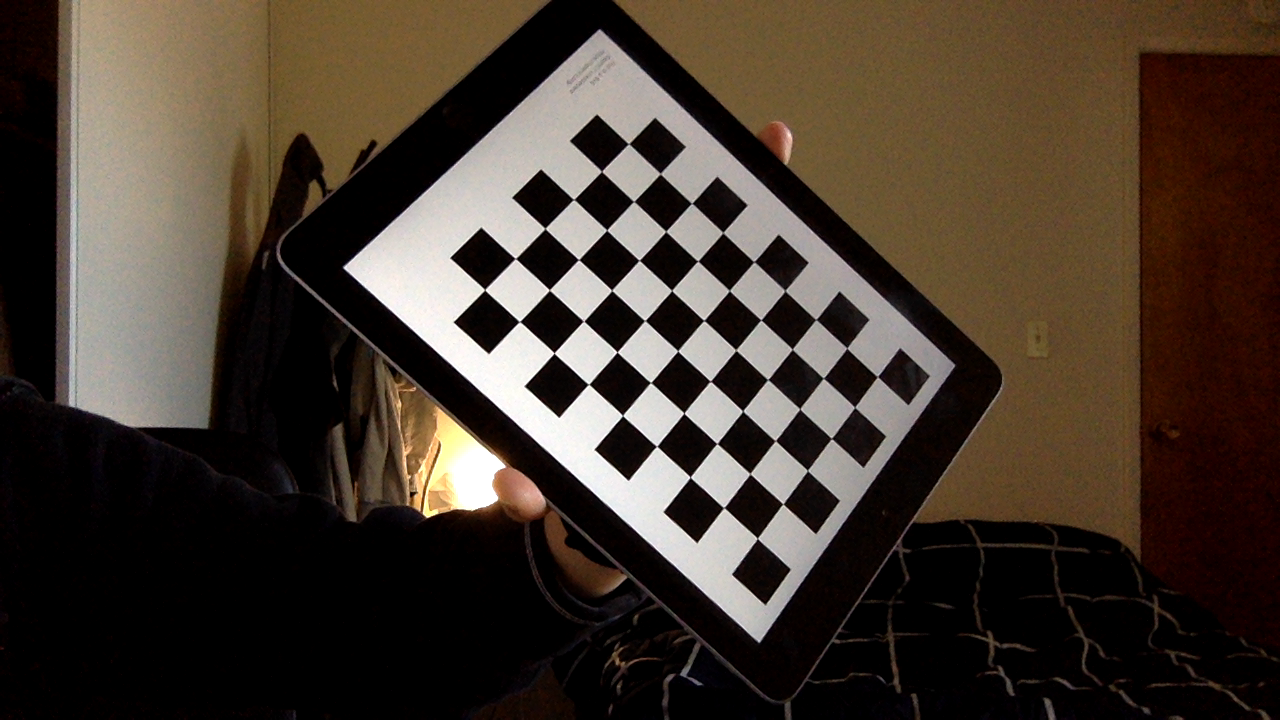
#> input picture desktop/calibration_data/calib_image_13.png, 1280 x 720 px, given in place of ARTrackerImage.jpg, which was not available
$ python ARImagePoseTracker.py
#> lines starting #> are read from the running program, lines starting #| are printed output that depends on the picture; pictures that were not available may be replaced by others from this repository, and a replacement may not be noted
### desktop/CalibrationHelpers.py
import cv2
import numpy as np
import glob


# This function records images from the connected camera to specified directory
# when the "Space" key is pressed.
# directory: should be a string corresponding to the name of an existing
# directory
# [122 lines left out: functions CaptureImages, CalibrateCamera, SaveCalibrationData, not called in this run]


# This function will load the calibration data from a file in the specified
# directory
def LoadCalibrationData(directory):
    npzfile = np.load(directory+'/calib.npz')
    return npzfile['intrinsics'], npzfile['distortion'], \
            npzfile['new_intrinsics'], npzfile['roi']

### desktop/ARImagePoseTracker.py
import cv2
import numpy as np
import CalibrationHelpers as calib


# This function is yours to complete
# it should take in a set of 3d points and the intrinsic matrix
# rotation matrix(R) and translation vector(T) of a camera
# it should return the 2d projection of the 3d points onto the camera defined
# by the input parameters
def ProjectPoints(points3d, new_intrinsics, R, T):
    extrinsic_params = np.column_stack((R, T))
    points3d_aug = np.column_stack((points3d, np.ones(len(points3d))))
    points2d_aug = np.transpose(
        new_intrinsics @ extrinsic_params @ points3d_aug.T
    )
    points2d = np.transpose(points2d_aug[:, :-1].T / points2d_aug[:, -1])
    return points2d


# This function will render a cube on an image whose camera is defined
# by the input intrinsics matrix, rotation matrix(R), and translation vector(T)
def renderCube(img_in, new_intrinsics, R, T):
    # Setup output image
    img = np.copy(img_in)

    # We can define a 10cm cube by 4 sets of 3d points
    # these points are in the reference coordinate frame
    scale = 0.1
    face1 = np.array([[0, 0, 0], [0, 0, scale], [0, scale, scale], [0, scale, 0]],
                     np.float32)
    face2 = np.array([[0, 0, 0], [0, scale, 0], [scale, scale, 0], [scale, 0, 0]],
                     np.float32)
    face3 = np.array([[0, 0, scale], [0, scale, scale], [scale, scale, scale],
                      [scale, 0, scale]], np.float32)
    face4 = np.array([[scale, 0, 0], [scale, 0, scale], [scale, scale, scale],
                      [scale, scale, 0]], np.float32)
    # using the function you write above we will get the 2d projected
    # position of these points
    face1_proj = ProjectPoints(face1, new_intrinsics, R, T)
    # this function simply draws a line connecting the 4 points
    img = cv2.polylines(img, [np.int32(face1_proj)], True,
                        tuple([255, 0, 0]), 3, cv2.LINE_AA)
    # repeat for the remaining faces
    face2_proj = ProjectPoints(face2, new_intrinsics, R, T)
    img = cv2.polylines(img, [np.int32(face2_proj)], True,
                        tuple([0, 255, 0]), 3, cv2.LINE_AA)

    face3_proj = ProjectPoints(face3, new_intrinsics, R, T)
    img = cv2.polylines(img, [np.int32(face3_proj)], True,
                        tuple([0, 0, 255]), 3, cv2.LINE_AA)

    face4_proj = ProjectPoints(face4, new_intrinsics, R, T)
    img = cv2.polylines(img, [np.int32(face4_proj)], True,
                        tuple([125, 125, 0]), 3, cv2.LINE_AA)
    # print("cube rendered")
    return img


# This function takes in an intrinsics matrix, and two sets of 2d points
# if a pose can be computed it returns true along with a rotation and
# translation between the sets of points.
# returns false if a good pose estimate cannot be found
def ComputePoseFromHomography(new_intrinsics, referencePoints, imagePoints):
    # compute homography using RANSAC, this allows us to compute
    # the homography even when some matches are incorrect
    homography, mask = cv2.findHomography(referencePoints, imagePoints,
                                          cv2.RANSAC, 5.0)
    # check that enough matches are correct for a reasonable estimate
    # correct matches are typically called inliers
    MIN_INLIERS = 30
    if(sum(mask) > MIN_INLIERS):
        # given that we have a good estimate
        # decompose the homography into Rotation and translation
        # you are not required to know how to do this for this class
        # but if you are interested please refer to:
        # https://docs.opencv.org/master/d9/dab/tutorial_homography.html
        RT = np.matmul(np.linalg.inv(new_intrinsics), homography)
        norm = np.sqrt(np.linalg.norm(RT[:, 0]) * np.linalg.norm(RT[:, 1]))
        RT = -1 * RT / norm
        c1 = RT[:, 0]
        c2 = RT[:, 1]
        c3 = np.cross(c1, c2)
        T = RT[:, 2]
        R = np.vstack((c1, c2, c3)).T
        W, U, Vt = cv2.SVDecomp(R)
        R = np.matmul(U, Vt)
        return True, R, T
    # return false if we could not compute a good estimate
    return False, None, None


# Load the reference image that we will try to detect in the webcam
reference = cv2.imread('../ARTrackerImage.jpg', 0)
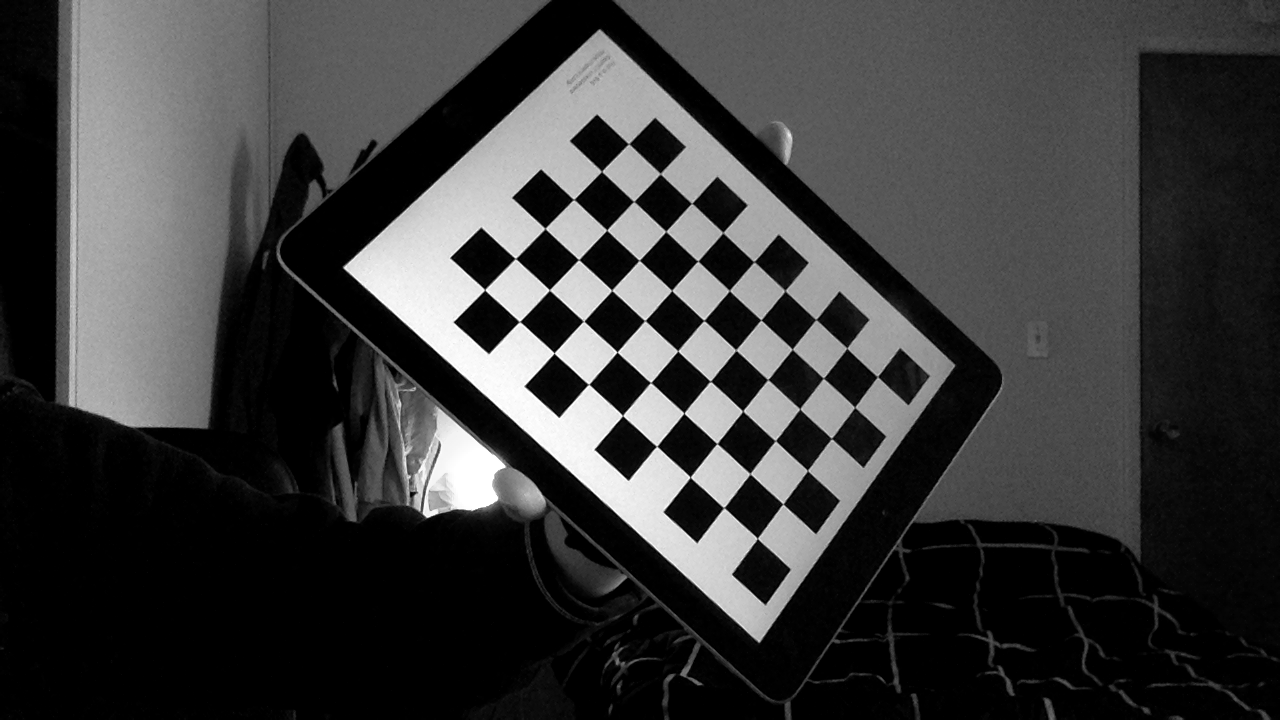
#> reference: shape (720, 1280); min 0, max 255, mean 59.8
RES = 480
reference = cv2.resize(reference, (RES, RES))
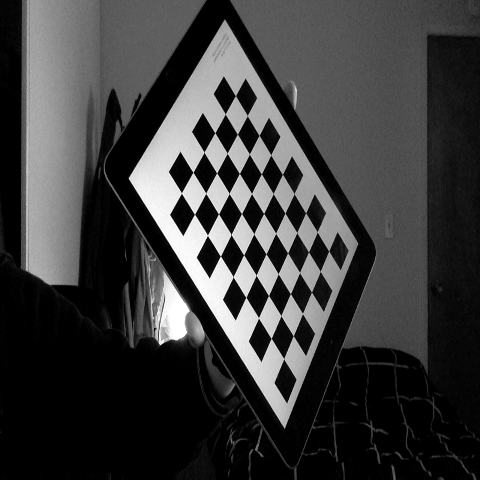
#> reference: shape (480, 480); min 0, max 255, mean 59.8

# create the feature detector. This will be used to find and describe locations
# in the image that we can reliably detect in multiple images
feature_detector = cv2.BRISK_create(octaves=5)
# compute the features in the reference image
reference_keypoints, reference_descriptors = \
    feature_detector.detectAndCompute(reference, None)
#> reference_keypoints = 988 keypoints; strongest (x, y, size): (183, 230, 29.8), (183, 233, 12.7), (181, 224, 56.3), (209, 272, 25.7)
# make image to visualize keypoints
# keypoint_visualization = cv2.drawKeypoints(
# reference,reference_keypoints,outImage=np.array([]))
keypoint_visualization = cv2.drawKeypoints(
    reference, reference_keypoints, outImage=np.array([]),
    flags=cv2.DRAW_MATCHES_FLAGS_DRAW_RICH_KEYPOINTS
)
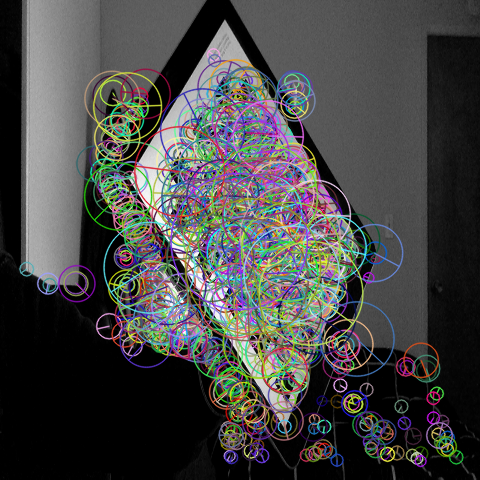
#> keypoint_visualization: shape (480, 480, 3); mean of channels 0, 1, 2 69.8, 70.3, 70.3; drawn as B, G, R

# display the image
cv2.imshow("Keypoints", keypoint_visualization)
# wait for user to press a key before proceeding
# cv2.waitKey(0)

# create the matcher that is used to compare feature similarity
# Brisk descriptors are binary descriptors (a vector of zeros and 1s)
# Thus hamming distance is a good measure of similarity
matcher = cv2.BFMatcher(cv2.NORM_HAMMING, crossCheck=True)

# Load the camera calibration matrix
intrinsics, distortion, new_intrinsics, roi = \
    calib.LoadCalibrationData('calibration_data')
#> (reads desktop/calibration_data/calib.npz from the repository)

# initialize video capture
# the 0 value should default to the webcam, but you may need to change this
# for your camera, especially if you are using a camera besides the default
cap = cv2.VideoCapture(0)

while True:
    # read the current frame from the webcam
    ret, current_frame = cap.read()
#> current_frame is the input picture: shape (720, 1280, 3); mean B, G, R 47.5, 57.9, 69.5

    # ensure the image is valid
    if not ret:
        print("Unable to capture video")
        break

    # undistort the current frame using the loaded calibration
    current_frame = cv2.undistort(current_frame, intrinsics, distortion, None,
                                  new_intrinsics)
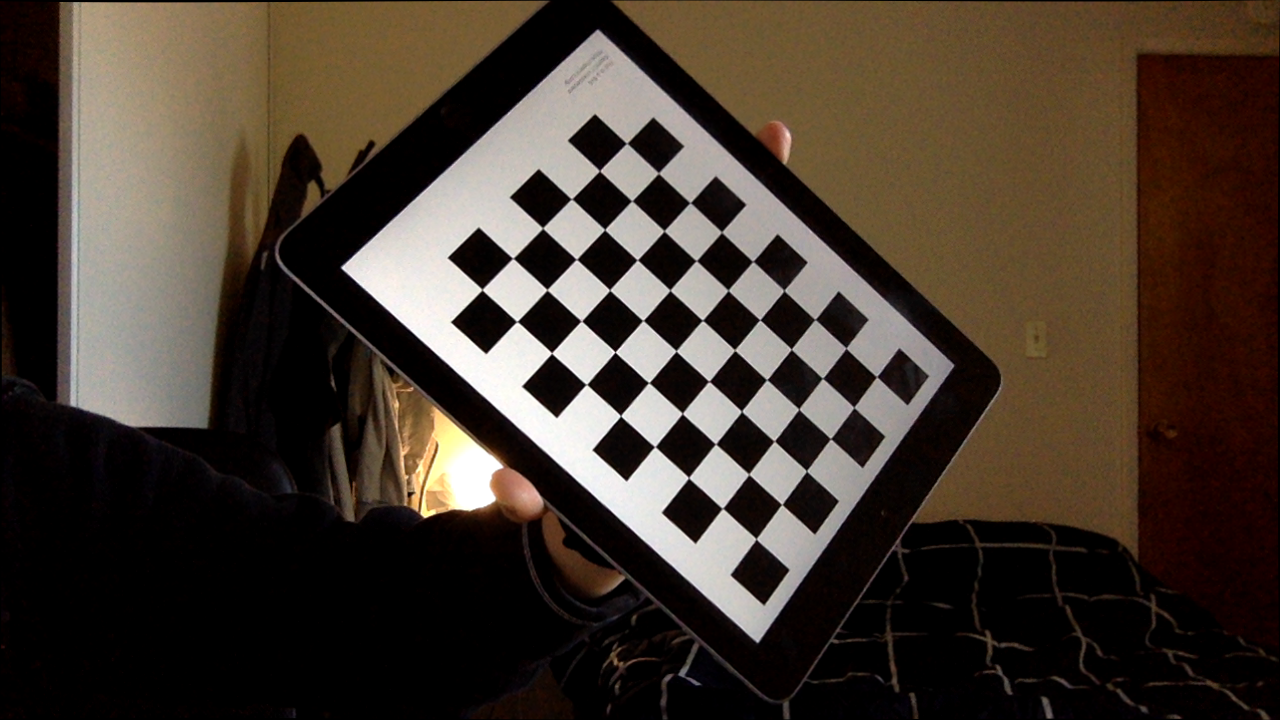
#> current_frame: shape (720, 1280, 3); mean B, G, R 47.4, 57.7, 69.2
    # apply region of interest cropping
    x, y, w, h = roi
    current_frame = current_frame[y:y + h, x:x + w]
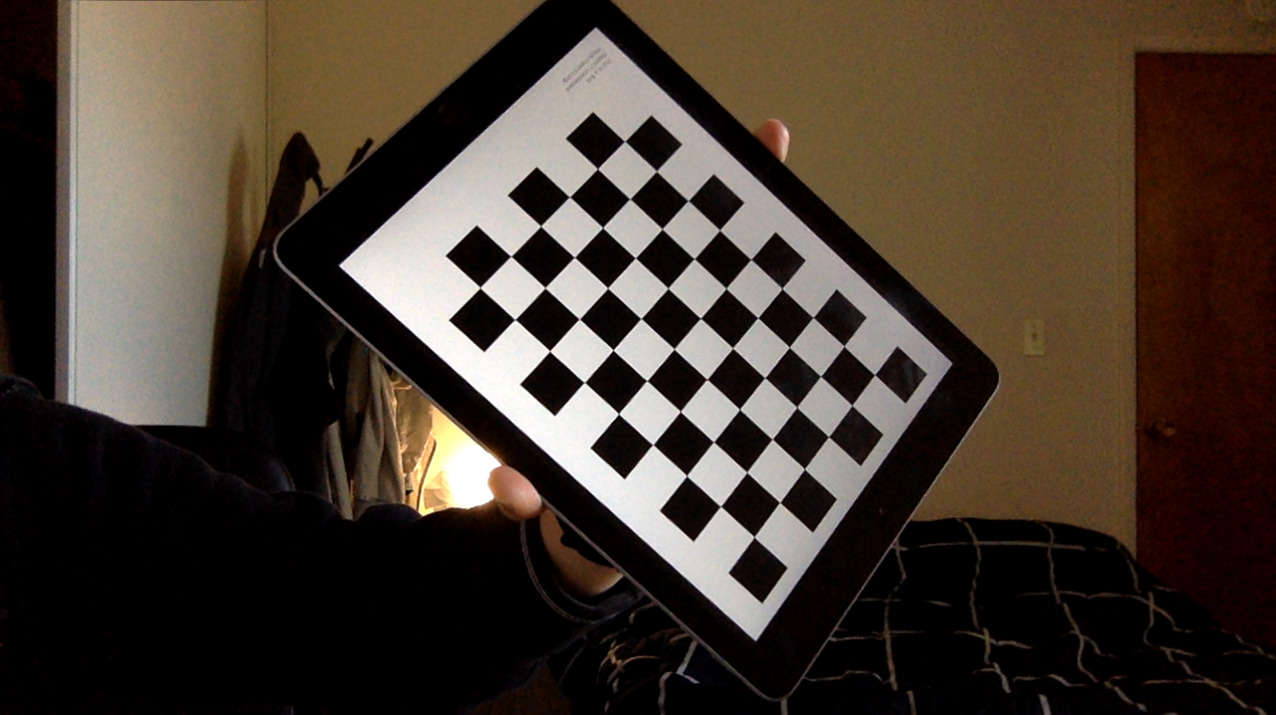
#> current_frame: shape (715, 1276, 3); mean B, G, R 47.8, 58.2, 69.8

    # detect features in the current image
    current_keypoints, current_descriptors = \
        feature_detector.detectAndCompute(current_frame, None)
#> current_keypoints = 1752 keypoints; strongest (x, y, size): (554, 406, 58.9), (454, 319, 34.5), (528, 382, 50.7), (532, 383, 92.4)

    # match the features from the reference image to the current image
    if (len(current_keypoints) == 0):
        continue

    matches = matcher.match(reference_descriptors, current_descriptors)
#> matches = 328 matches
    # matches returns a vector where for each element there is a
    # query index matched with a train index. I know these terms don't really
    # make sense in this context, all you need to know is that for us the
    # query will refer to a feature in the reference image and train will
    # refer to a feature in the current image

    # create a visualization of the matches between the reference and the
    # current image
    # match_visualization = cv2.drawMatches(reference, reference_keypoints, current_frame,
    # current_keypoints, matches, 0,
    # flags=cv2.DRAW_MATCHES_FLAGS_NOT_DRAW_SINGLE_POINTS)
    # cv2.imshow('matches',match_visualization)

    # set up reference points and image points
    # here we get the 2d position of all features in the reference image
    referencePoints = np.float32([reference_keypoints[m.queryIdx].pt
                                  for m in matches])
#> referencePoints = 328 pairs, first value 26.27 to 437.9, second value 54.24 to 460.5
    # convert positions from pixels to meters
    SCALE = 0.1  # this is the scale of our reference image: 0.1m x 0.1m
    referencePoints = SCALE * referencePoints / RES
#> referencePoints = 328 pairs, first value 0.00547 to 0.0912, second value 0.0113 to 0.0959

    imagePoints = np.float32([current_keypoints[m.trainIdx].pt
                              for m in matches])
#> imagePoints = 328 pairs, first value 69.93 to 1163.4, second value 118.1 to 687.7
    # compute homography
    ret, R, T = ComputePoseFromHomography(new_intrinsics, referencePoints,
                                          imagePoints)
#> in ComputePoseFromHomography, `homography, mask = cv2.findHomography(referencePoints, imagePoints, cv..`: homography = [[12680, 25.68, -1.66], [-112.9, 7229.6, -1.33], [-0.185, 0.0733, 1]]; mask = 328 values, max 1 at index 1, min 0 at index 0, mean 0.323
#> in ComputePoseFromHomography, `RT = np.matmul(np.linalg.inv(new_intrinsics), homography)`: RT = [[12.38, -0.0204, -0.619], [-0.0447, 6.98, -0.35], [-0.185, 0.0733, 1]]
#> in ComputePoseFromHomography, `norm = np.sqrt(np.linalg.norm(RT[:, 0]) * np.linalg.norm(RT[:, 1]))`: norm = 9.29
#> in ComputePoseFromHomography, `RT = -1 * RT / norm`: RT = [[-1.33, 0.0022, 0.0666], [0.00481, -0.751, 0.0377], [0.0199, -0.00789, -0.108]]
#> in ComputePoseFromHomography, `c1 = RT[:, 0]`: c1 = [-1.33, 0.00481, 0.0199]
#> in ComputePoseFromHomography, `c2 = RT[:, 1]`: c2 = [0.0022, -0.751, -0.00789]
#> in ComputePoseFromHomography, `c3 = np.cross(c1, c2)`: c3 = [0.0149, -0.0105, 1]
#> in ComputePoseFromHomography, `T = RT[:, 2]`: T = [0.0666, 0.0377, -0.108]
#> in ComputePoseFromHomography, `R = np.vstack((c1, c2, c3)).T`: R = [[-1.33, 0.0022, 0.0149], [0.00481, -0.751, -0.0105], [0.0199, -0.00789, 1]]
#> in ComputePoseFromHomography, `W, U, Vt = cv2.SVDecomp(R)`: W = [1.33, 1, 0.751]; U = [[-1, 0.0149, -0.00688], [0.00672, -0.0105, -1], [0.015, 1, -0.0104]]; Vt = [[1, -0.00553, 0], [0, 0, 1], [0.00553, 1, 0]]
#> in ComputePoseFromHomography, `R = np.matmul(U, Vt)`: R = [[-1, -0.00135, 0.0149], [0.0012, -1, -0.0105], [0.0149, -0.0104, 1]]
#> ret = True; T = [0.0666, 0.0377, -0.108]

    render_frame = current_frame
    if(ret):
        # compute the projection and render the cube
        render_frame = renderCube(current_frame, new_intrinsics, R, T)
#> in ProjectPoints, `extrinsic_params = np.column_stack((R, T))`: extrinsic_params = [[-1, -0.00135, 0.0149, 0.0666], [0.0012, -1, -0.0105, 0.0377], [0.0149, -0.0104, 1, -0.108]]
#> in ProjectPoints, `points2d_aug = np.transpose( new_intrinsics @ extrinsic_params @ point..`: points2d_aug = [[0.179, 0.143, -0.108], [65.54, 35.06, -0.00764], [64.73, -68.58, -0.00868], [-0.628, -103.5, -0.109]]
#> in ProjectPoints, `points2d = np.transpose(points2d_aug[:, :-1].T / points2d_aug[:, -1])`: points2d = [[-1.66, -1.33], [-8583.5, -4592.2], [-7457.3, 7900.3], [5.78, 952.4]]
#> in renderCube, `face1_proj = ProjectPoints(face1, new_intrinsics, R, T)`: face1_proj has the same summary as points2d in ProjectPoints
#> in renderCube, `face2_proj = ProjectPoints(face2, new_intrinsics, R, T)`: face2_proj = [[-1.66, -1.33], [5.78, 952.4], [961.8, 959.5], [963.6, -7.58]]
#> in renderCube, `face3_proj = ProjectPoints(face3, new_intrinsics, R, T)`: face3_proj = [[-8583.5, -4592.2], [-7457.3, 7900.3], [5248.8, 9451.9], [6010.6, -5818.1]]
#> in renderCube, `face4_proj = ProjectPoints(face4, new_intrinsics, R, T)`: face4_proj = [[963.6, -7.58], [6010.6, -5818.1], [5248.8, 9451.9], [961.8, 959.5]]
#> in renderCube, `img = cv2.polylines(img, [np.int32(face4_proj)], True, tuple([125, 125..`:
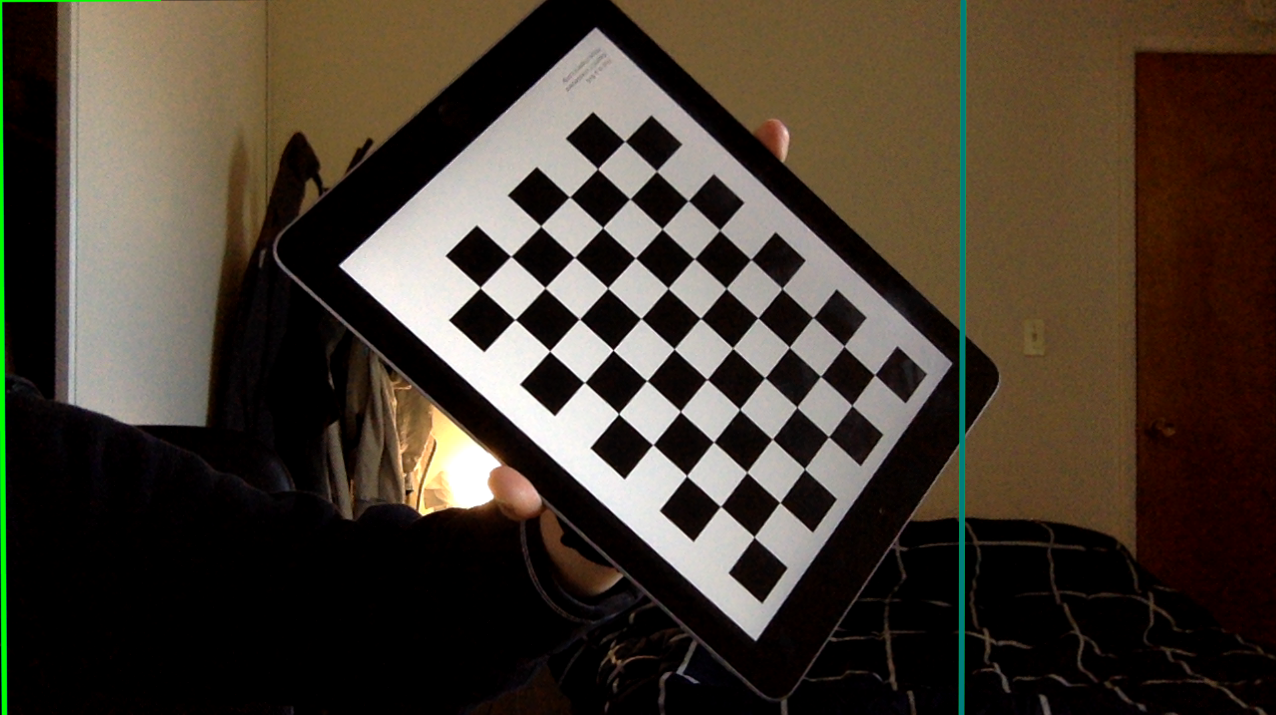
#> img: shape (715, 1276, 3); mean B, G, R 48.3, 59.5, 69.5

    # display the current image frame
    cv2.imshow('frame', render_frame)
    k = cv2.waitKey(1)
#> (key Esc is pressed here)
    if k == 27 or k == 113:  # 27, 113 are ascii for escape and q respectively
        # exit
        break
